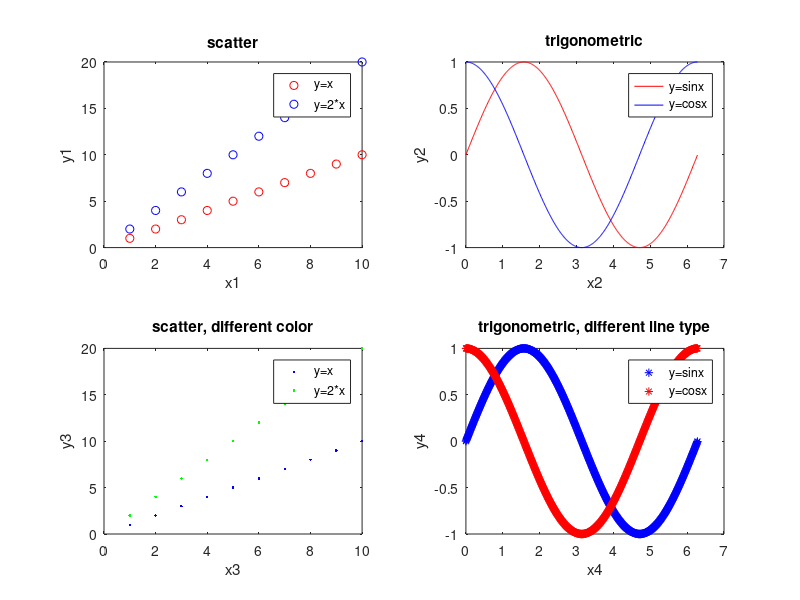

This figure's MATLAB source:
x11 = 1:10;
y11 = x11;
x12 = 1:10;
y12 = 2*x11;

x21 = 0:0.01:2*pi;
y21 = sin(x21);
y22 = cos(x21);
subplot(2,2,1)
plot(x11, y11, 'ro',x12, y12, 'bo')
xlabel('x1')
ylabel('y1')
title('scatter')
legend('y=x', 'y=2*x')
subplot(2,2,2)
plot(x21, y21, 'r-',x21, y22, 'b-')
xlabel('x2')
ylabel('y2')
title('trigonometric')
legend('y=sinx', 'y=cosx')
subplot(2,2,3)
plot(x11, y11, 'b.',x12, y12, 'g.')
xlabel('x3')
ylabel('y3')
title('scatter, different color')
legend('y=x', 'y=2*x')
subplot(2,2,4)
plot(x21, y21, 'b*',x21, y22, 'r*')
xlabel('x4')
ylabel('y4')
title('trigonometric, different line type')
legend('y=sinx', 'y=cosx')